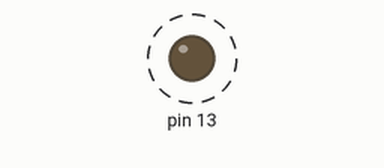
Bench run of a sketch on a simulated Arduino Uno, built with avr-gcc and run on an emulated ATmega328P. Parts: output pins drawn as LEDs (lit = HIGH). Dashed ring = blinking. What the sketch prints to the serial monitor is not drawn.

Above: at 0.5 s.
Timing chart, 0 to 4.6 s (numbered marks = the images above):
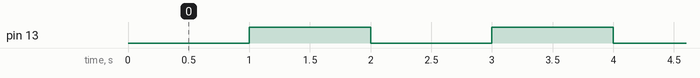

The sketch:

esp_e12_test.ino
```cpp
void setup()
{
	Serial.begin(115200);
	Serial.println("Djla");
	pinMode(13, OUTPUT);
	while (true){
		digitalWrite(13, LOW);
		delay(1000);
		digitalWrite(13, HIGH);
		delay(1000);
	}
}

void loop()
{

  /* add main program code here */

}
```

Measured:
- by itself, pin 13: alternates HIGH for 1.0 s and LOW for 1.0 s
